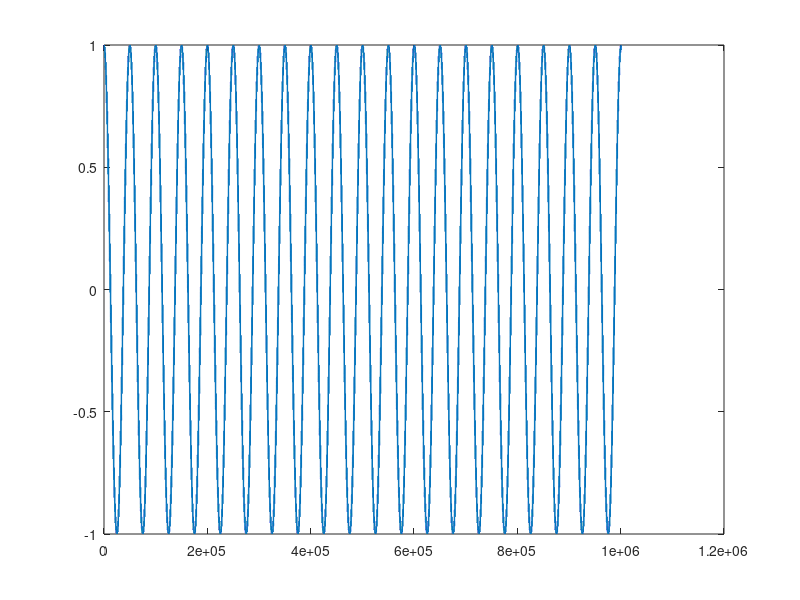

Reproduce this figure in MATLAB.
clc;
close all;
clear all;

pkg load communications

## Sampling Frequency
 fs = 1000;

 ## Carrier Frequency
 fc = 20;

 ## Time Duration
 time = (0: 1 ./ fs:1)';

 ## Create two sinusoidal signals with frequencies 30 Hz and 60 Hz
 x = sin (2 .* pi .* 1 .* time) + 2 .* sin (2 .* pi .* 0 .* time);

 ## Frequency Deviation
 fDev = 0.1;

 ## Frequency modulate x
 y = fmmod (x, fc, fs, fDev);
length(y)
 ## plotting
## plot (time, x, 'r', time, y, 'b--')
## xlabel ('Time (s)')
## ylabel ('Amplitude')
## legend ('Original Signal','Modulated Signal')

plot(y(1:end))
